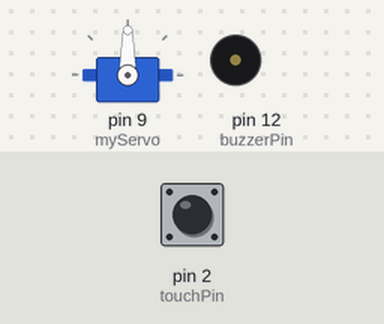
Simulated run of this sketch. Board: Arduino Uno, built with avr-gcc and run on an emulated ATmega328P. Parts: servo, buzzer (waves = sounding). The test bench sets the inputs (shaded band); at power-on: pin 2 (touchPin) LOW.

Above: at 1.2 s.
1.3 s: pin 2 (touchPin) pulled HIGH for 3.2 s
At 3.6 s:
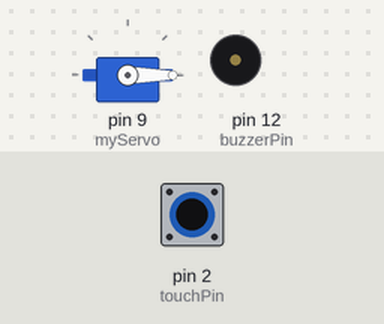
6.0 s: pin 2 (touchPin) pulled HIGH for 0.15 s
At 6.15 s:
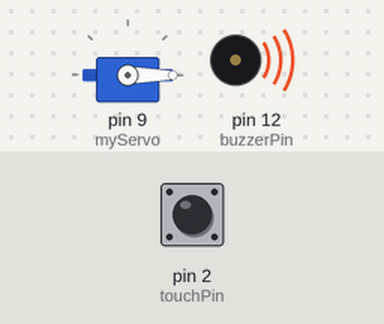
7.8 s: pin 2 (touchPin) pulled HIGH for 1 s
At 7.9 s:
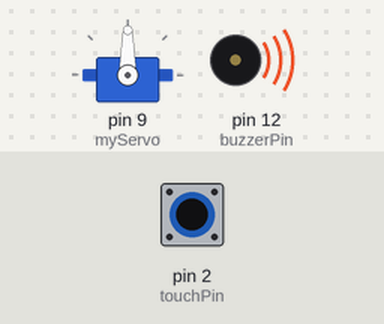
Timing chart, 0 to 10.8 s (numbered marks = the images above; inputs shaded):
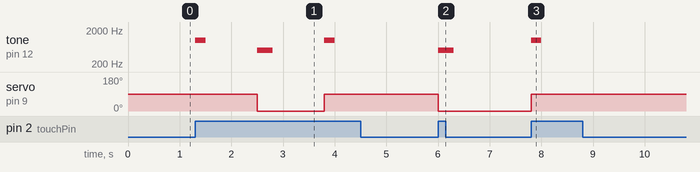

The sketch:

Touch_Sensor_Based_Door_Lock_with_Buzzer_and_Servo_Motor.ino
```cpp
#include <Servo.h>

Servo myServo;
bool doorLocked = true;
// Initially locked

const int touchPin = 2;
const int buzzerPin = 12;


void setup() {
   myServo.attach(9);
   pinMode(buzzerPin, OUTPUT);
   pinMode(touchPin, INPUT);

}

void loop() {
  int touchState = digitalRead(touchPin);

  if (touchState == HIGH) {
    if (doorLocked) {
      // Unlock door
      myServo.write(90);  // Rotate to unlock position
      tone(buzzerPin, 1000, 200); // Beep short
      delay(200);
      noTone(buzzerPin);
      doorLocked = false;
    } else {
      // Lock door
      myServo.write(0);  // Rotate to unlock position
      tone(buzzerPin,500, 300); // Beep short
      delay(300);
      noTone(buzzerPin);
      doorLocked = true;

    }
    delay(1000); // Delay to avoid multiple triggers
  }
}
```

Measured:
- after the input at 1.3 s, tone on pin 12 (buzzerPin): plays 1000 Hz for 0.20 s, 500 Hz for 0.30 s, 1000 Hz for 0.20 s, starting at once; servo on pin 9 (myServo): 90° → 0° after 1.2 s, → 90° 1.3 s later
- after the input at 6.0 s, tone on pin 12 (buzzerPin): silent → 500 Hz at once, → silent 0.30 s later; servo on pin 9 (myServo): 90° → 0° at once
- after the input at 7.8 s, tone on pin 12 (buzzerPin): silent → 1000 Hz at once, → silent 0.20 s later; servo on pin 9 (myServo): 0° → 90° at once
